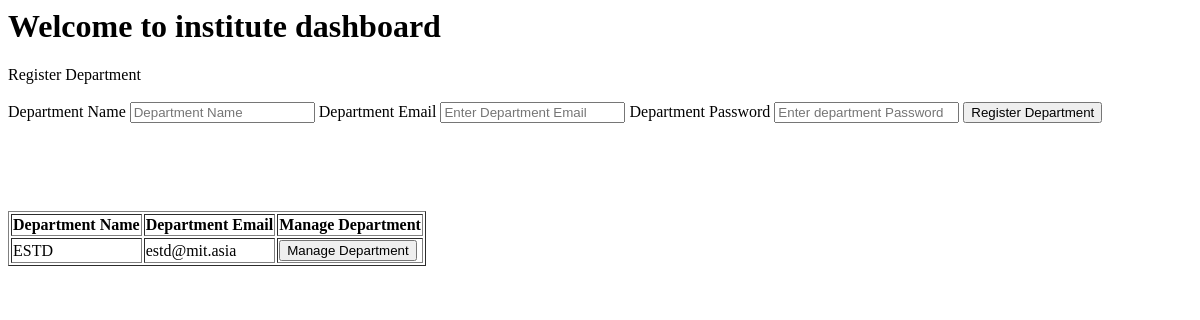
The page /institute/ (signed in) on the database as committed earlier.
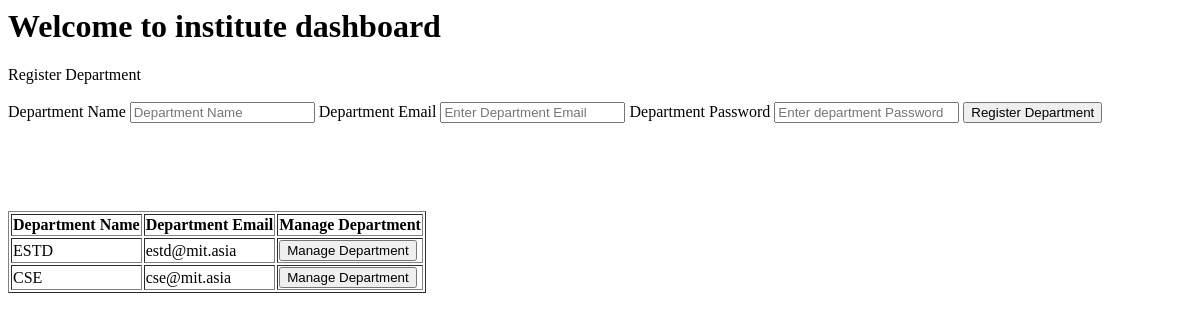
The same page on the database as committed later.
### accounts/models.py (models this page shows, shortened)
class Department(models.Model):
    user = models.ForeignKey(User,on_delete=models.CASCADE)
    department_name = models.CharField(max_length=50)
    department_email = models.EmailField(max_length=254)

### institute/views.py (the view)
# urls.py: path('',instituteDashboard,name="institute-dashboard"),
@login_required(login_url="institute-login")
def instituteDashboard(request):
    departments = Department.objects.all()
    return render(request,'institute/dashboard.html',{"departments" : departments})

### templates/institute/dashboard.html (shortened to what this page needs)
<h1>Welcome to institute dashboard</h1>
<form action="{% url 'department-register' %}" method="post">
    <label for="">Register Department</label>
    <br>
    <br>
    <label for="department-name">Department Name</label>
    <input type="text" name="department-name" id="department-name" placeholder="Department Name" required>
    <label for="department-email">Department Email</label>
    <input type="email" name="department-email" id="department-email" required placeholder="Enter Department Email">
    <label for="department-password">Department Password</label>
    <input type="password" name="department-password" id="department-password" required placeholder="Enter department Password">
    <button type="submit">Register Department</button>
</form>
    <table border="1">
        <thead>
            <tr>
                <th>Department Name</th>
                <th>Department Email</th>
                <th>Manage Department</th>
            </tr>
        </thead>
        <tbody>
            {% for department in departments %}
            <tr>
                <td>{{ department.department_name }}</td>
                <td>{{ department.department_email }}</td>
                <td><a href="{% url 'department-details' department.id %}"><button>Manage Department</button></a></td>
            </tr>
            {% endfor %}
        </tbody>
    </table>

Rows that differ between the two databases and show on the page:
added Department: department_name "CSE", department_email "cse@mit.asia"
